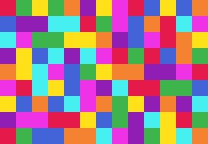

This game map was drawn from its Tiled (.tmx) file and the tilesets committed beside it. A one-line description and the trimmed map source follow:
An orthogonal 13x9 tile map with 16x16 px tiles, 2 tile layers (ground, detail).

<map version="1.10" tiledversion="1.12.1" orientation="orthogonal" renderorder="right-down" width="13" height="9" tilewidth="16" tileheight="16" infinite="0" nextlayerid="3" nextobjectid="1">
 <tileset firstgid="1" name="tiles" tilewidth="16" tileheight="16" tilecount="8" columns="4">
  <grid orientation="orthogonal" width="0" height="0" />
  <image source="tiles.png" width="64" height="32" />
 </tileset>
 <layer id="1" name="ground" width="13" height="9">
  <data>[117 cells, 117 non-empty, 8 distinct tile ids]</data>
 </layer>
 <layer id="2" name="detail" width="13" height="9">
  <data>[117 cells, 39 non-empty, 8 distinct tile ids]</data>
 </layer>
</map>
